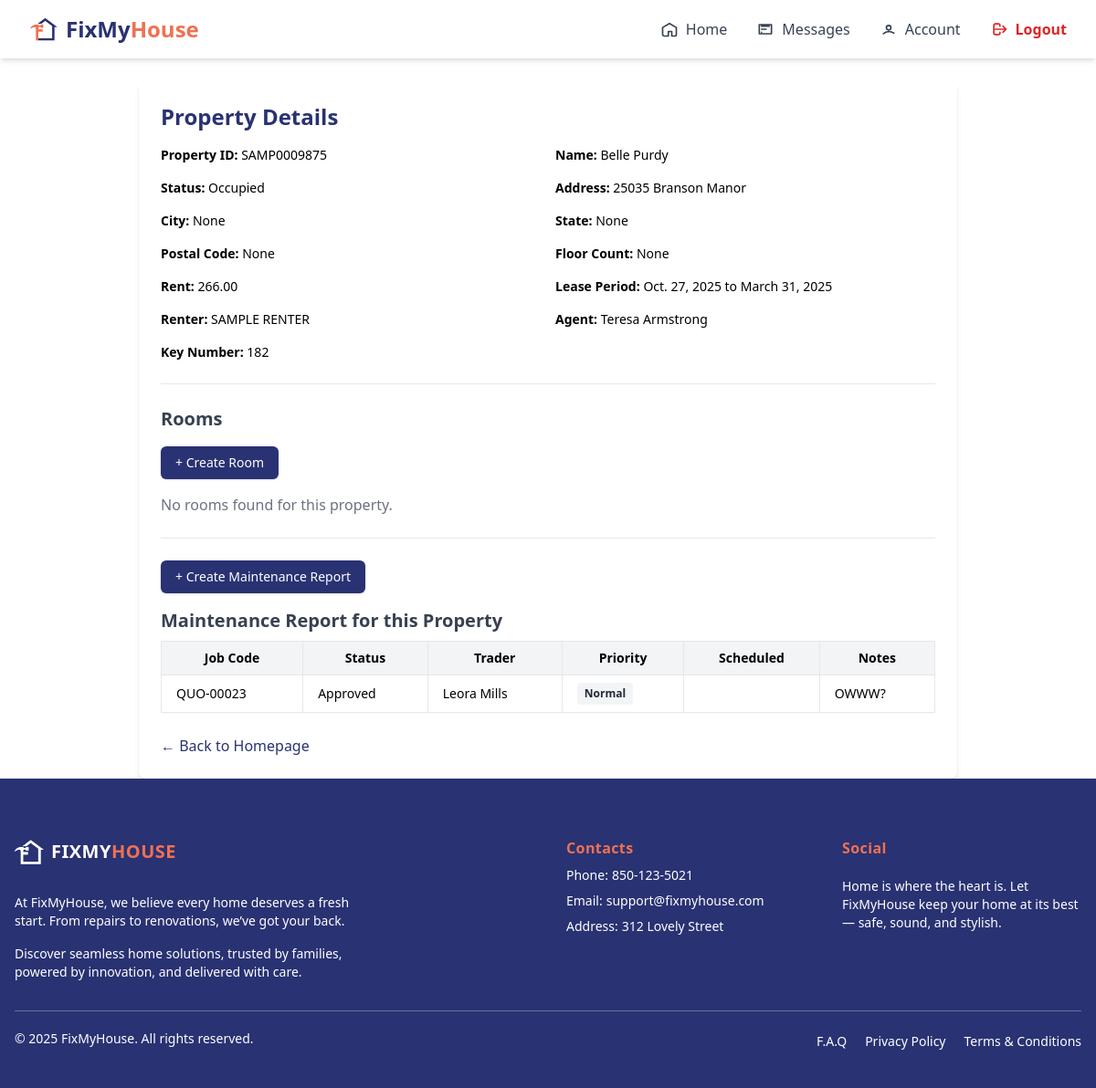
The app's page /agent/property/51/view/ (signed in), older data.
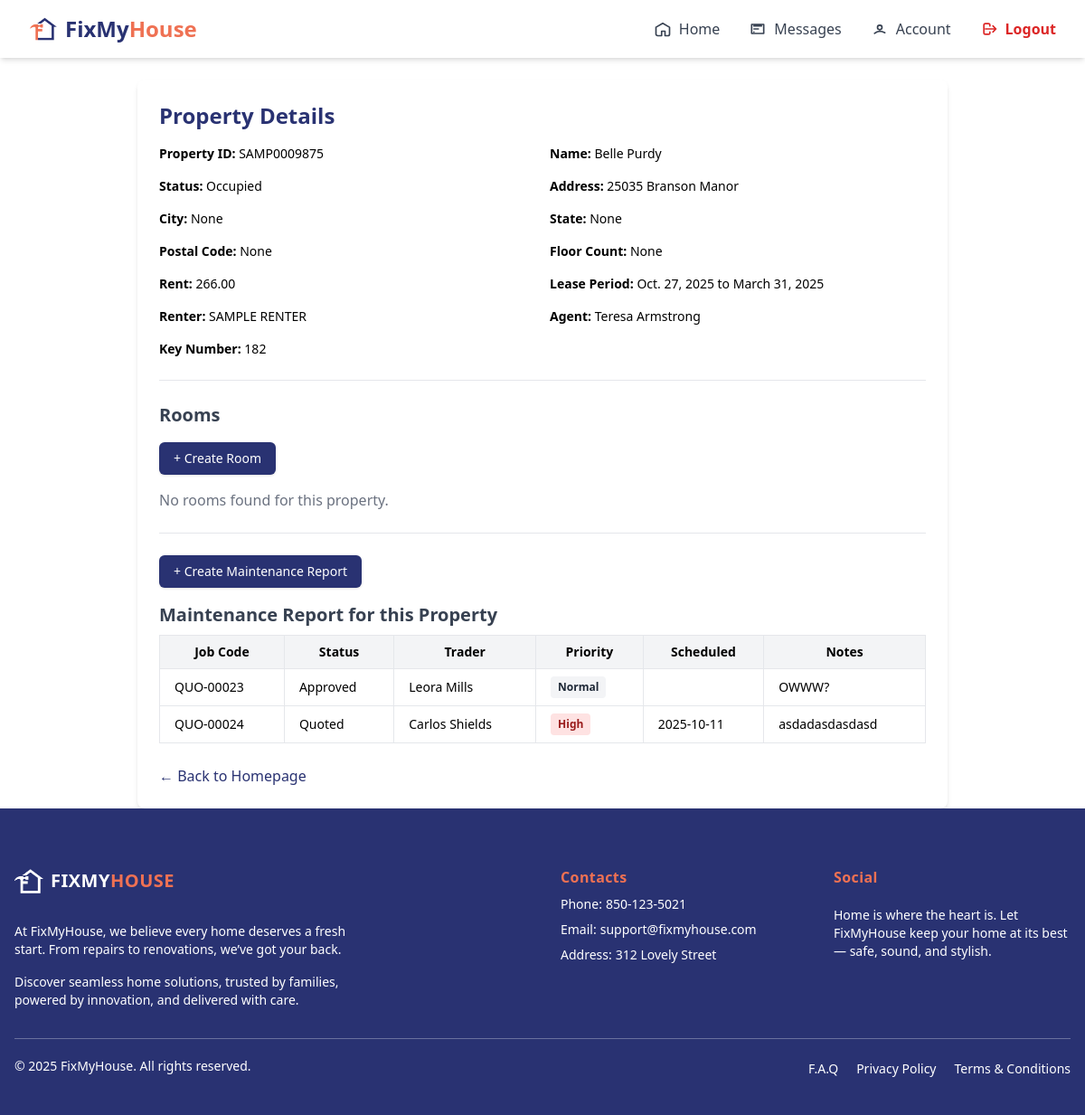
The same page, newer data.
### trader/models/jobs.py (models this page shows, shortened)
class Jobs(models.Model):
    agent = models.ForeignKey(AgentRegister, on_delete=models.CASCADE, related_name='jobs_agent')
    trader = models.ForeignKey(TraderRegistration, on_delete=models.SET_NULL, null=True, blank=True, related_name='jobs_trader')
    property = models.ForeignKey(Property, on_delete=models.SET_NULL, null=True, blank=True, related_name='jobs_property')
    STATUS_CHOICES = [
        ('quoted', 'Quoted'),
        ('confirmed', 'Confirmed'),
        ('approved', 'Approved'),
        ('scheduled', 'Scheduled'),
    ]
    address = models.TextField(blank=True, null=True)
    category = models.ForeignKey(Services, on_delete=models.SET_NULL, null=True, blank=True, related_name='category_services')
    renter = models.CharField(max_length=100, null=True, blank=True)
    priority = models.BooleanField(default=False)  # True = High Priority
    job_code = models.CharField(max_length=20, unique=True)
    notes = models.TextField()
    status = models.CharField(max_length=20, choices=STATUS_CHOICES, default='quoted')
    bid_status = models.CharField(max_length=20, choices=[('open', 'Open'), ('closed', 'Closed')], default='open')
    bid_count = models.IntegerField(default=0)
    quoted_at = models.DateField(default=timezone.now)
    confirmed_at = models.DateField(null=True, blank=True)
    approved_at = models.DateField(null=True, blank=True)
    scheduled_at = models.DateField(null=True, blank=True)
    is_active = models.BooleanField(null=True, blank=True, default=True)
    start_date = models.DateField(null=True, blank=True)
    end_date = models.DateField(null=True, blank=True)
    issue_found_at = models.DateField(null=True, blank=True)
    renter_availability = models.DateField(null=True, blank=True)
    issue_been_fixed_before = models.BooleanField(default=False)

### trader/models/registerTrader.py (models this page shows, shortened)
class TraderRegistration(models.Model):
    user = models.OneToOneField(User, on_delete=models.CASCADE, null=True, blank=True)
    name = models.CharField(max_length=255)
    email = models.EmailField()
    phone = models.CharField(max_length=50)
    password = models.CharField(max_length=255, null=True, blank=True)
    isAdmin = models.BooleanField(default=False)
    isDirector = models.BooleanField(default=True)
    isTeamMember = models.BooleanField(default=False)
    COMPANY_TYPE_CHOICES = [
        ('sole_trader', 'Sole Trader'),
        ('company', 'Company'),
    ]
    INDUSTRIES_CHOICES = [
        ('air_conditioning', 'Air Conditioning'),
        ('cleaning', 'Cleaning'),
        ('electrical', 'Electrical'),
        ('gardening', 'Gardening'),
        ('general_maintenance', 'General Maintenance'),
        ('glazing', 'Glazing'),
        ('pest_control', 'Pest Control'),
        ('plumbing_gas', 'Plumbing / Gas'),
        ('tree_cutting', 'Tree Cutting'),
        ('steel_works', 'Steel Works'),
        ('safety', 'Safety'),
    ]
    company_type = models.CharField(max_length=100, choices=COMPANY_TYPE_CHOICES, default='company')
    company_name = models.CharField(max_length=255, blank=True, null=True)
    company_address = models.CharField(max_length=255, blank=True, null=True)
    company_email = models.EmailField(blank=True, null=True)
    company_landline = models.CharField(max_length=50, blank=True, null=True)
    gst_registered = models.BooleanField(default=False)
    abn = models.CharField(max_length=20, blank=True, null=True)
    industry = models.CharField(max_length=100, choices=INDUSTRIES_CHOICES, blank=True, null=True)
    state = models.CharField(max_length=100, blank=True)
    municipality = models.CharField(max_length=100, blank=True)
    city = models.CharField(max_length=100, blank=True)
    address_line_1 = models.CharField(max_length=255, blank=True, null=True)
    address_line_2 = models.CharField(max_length=255, blank=True, null=True)
    postal_code = models.CharField(max_length=20, blank=True)
    def __str__(self):
        return self.name

### agent/views/propertyDetails.py (the view, shortened to what this page needs)
# urls.py: path('property/<int:pk>/view/', PropertyDetailView.as_view(), name='property_view'),
@method_decorator([login_required, agent_required], name='dispatch')
class PropertyDetailView(DetailView):
    model = Property
    template_name = 'components/home/property_detail.html'
    context_object_name = 'property'
    def get_context_data(self, **kwargs):
        context = super().get_context_data(**kwargs)
        context['room_form'] = AgentCreateRoomForm()
        context['job_form'] = AgentCreateJobForm()
        context['jobs'] = Jobs.objects.filter(property=self.object)
        return context

### renter/models/renter.py (called while the page is built)
    def __str__(self):
        return self.name

### trader/context_processors.py (called while the page is built)
def notifications_context(request):
    if request.user.is_authenticated:
        unread_qs = get_unread_notifications(request.user)
        return {
            "unread_count": unread_qs.count(),
            "unread_notifications": unread_qs[:5],  # show latest 5
        }
    return {}

### trader/models/servicesTrader.py (called while the page is built)
    def __str__(self):
        return self.description

### trader/views/traderNotification.py (called while the page is built)
def get_unread_notifications(user):
    try:
        return TraderNotification.objects.filter(
            trader_id__user=user,
            seen=False
        ).order_by("-created_at")
    except Exception as e:
        logger.error(f"Error fetching notifications! {e}")
        return TraderNotification.objects.none()

### agent/templates/components/home/property_detail.html (shortened to what the changed rows need)
{% extends "baseAgent.html" %}
{% load widget_tweaks %}
{% block content %}
{% include 'components/home/navigatorBaseAgent.html' %}
<div x-data="{ room: false, job: false }" class="max-w-4xl mx-auto p-6 mt-6 bg-white shadow-md rounded-lg w-full">
  <h2 class="text-2xl font-bold mb-4 text-[#293272]">Property Details</h2>
  {% if jobs %}
    <table class="w-full text-sm border border-gray-300 rounded-md mb-6">
      <thead class="bg-gray-100">
        <tr>
          <th class="px-4 py-2 border">Job Code</th>
          <th class="px-4 py-2 border">Status</th>
          <th class="px-4 py-2 border">Trader</th>
          <th class="px-4 py-2 border">Priority</th>
          <th class="px-4 py-2 border">Scheduled</th>
          <th class="px-4 py-2 border">Notes</th>
        </tr>
      </thead>
      <tbody class="divide-y divide-gray-200">
        {% for job in jobs %}
        <tr class="hover:bg-gray-50">
          <td class="px-4 py-2 border">{{ job.job_code }}</td>
          <td class="px-4 py-2 border">{{ job.get_status_display }}</td>
          <td class="px-4 py-2 border">{{ job.trader }}</td>
          <td class="px-4 py-2 border">
            {% if job.priority %}
              <span class="inline-block px-2 py-1 text-xs font-semibold rounded bg-red-100 text-red-800">High</span>
            {% else %}
              <span class="inline-block px-2 py-1 text-xs font-semibold rounded bg-gray-100 text-gray-800">Normal</span>
            {% endif %}
          </td>
          <td class="px-4 py-2 border">{{ job.scheduled_at|date:"Y-m-d" }}</td>
          <td class="px-4 py-2 border">{{ job.notes|truncatechars:40 }}</td>
        </tr>
        {% endfor %}
      </tbody>
    </table>
  {% else %}
    <p class="text-gray-500">No Maintenance report found for this property.</p>
  {% endif %}
</div>
{% endblock %}

Row changes from the older to the newer data that the page shows:
added Jobs: job_code "QUO-00024", status "Quoted", trader "Carlos Shields", priority "High", scheduled_at "2025-10-11", notes "asdadasdasdasd"
